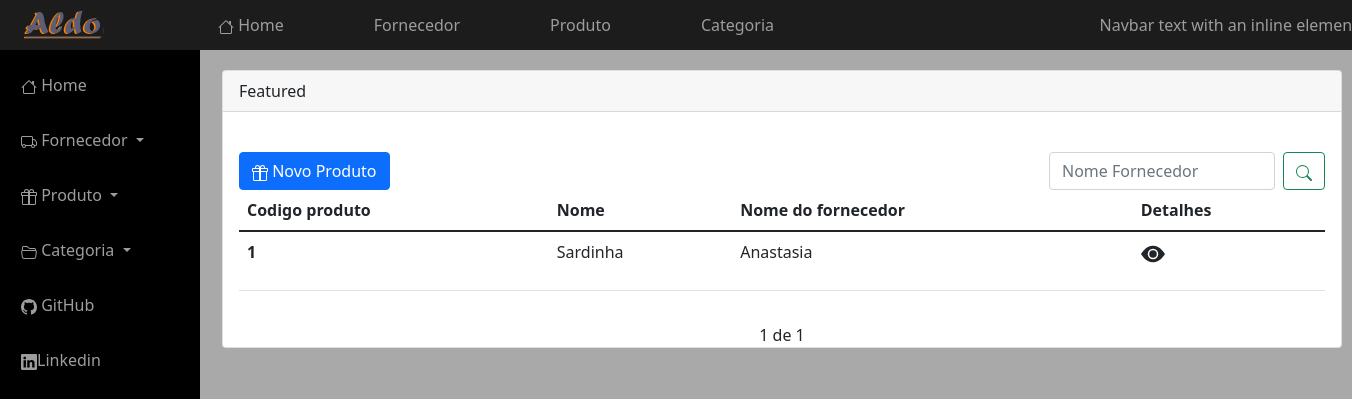
/produto/produto?page=2, run on an earlier commit of the app's database.
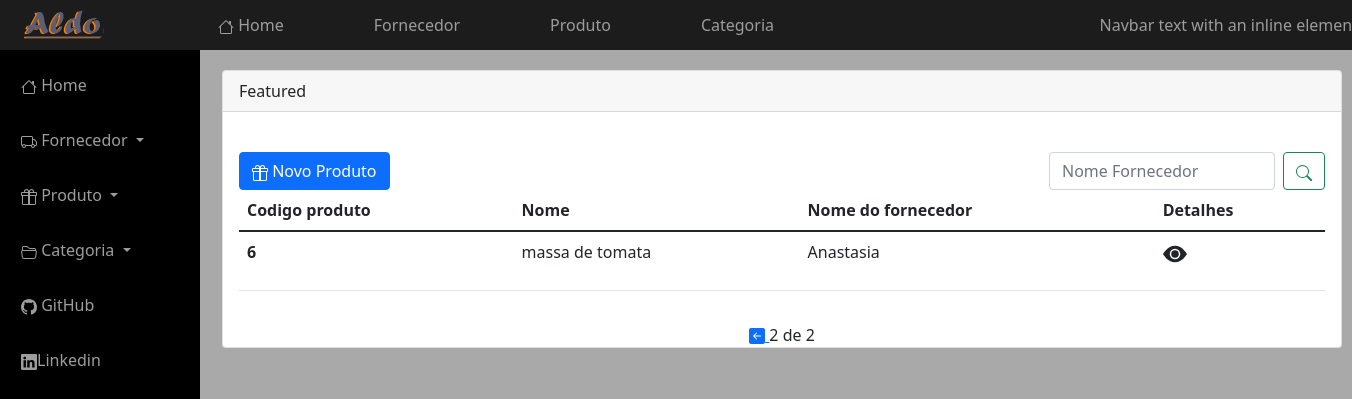
And on a later commit of the database.
### produto/models.py (models this page shows, shortened)
class Produto(models.Model):
    produto = models.CharField('Nome', max_length=100, unique=True)
    fornecedor = models.ForeignKey(Fornecedor, on_delete=models.CASCADE)
    descricao = models.CharField('Descrição', max_length=200)
    unidade_medida = models.CharField('Unidade de medida', max_length=11, choices=UNIDADE_DE_MEDIDA)
    quantidade_embalagem = models.IntegerField('Qantidade na embalagem')
    preco = models.DecimalField('preço', max_digits=7, decimal_places=2)
    class Meta:
        ordering = ('produto',)

### fornecedor/models.py (models this page shows, shortened)
class Fornecedor(models.Model):
    data_cadastro = models.DateTimeField(auto_now=True)
    Categoria = models.ForeignKey(Categoria , on_delete=models.CASCADE)
    nome = models.CharField('Nome Fantasia', max_length=100)
    nome_r = models.CharField('Nome Razão Social', max_length=100)
    CNPJ = models.CharField('cnpj', max_length=100)
    escricao_estadual = models.CharField('Escrição Estadual', max_length=100)
    rua = models.CharField('Rua', max_length=200)
    cep = models.CharField('CEP', max_length=10)
    numero = models.IntegerField('Numéro:')
    cidade = models.CharField('Cidade', max_length=50)
    bairro = models.CharField('Bairro', max_length=30)
    proximidade = models.CharField(max_length=30)
    complemento = models.CharField('Complemento', max_length=10)
    nome_contato = models.CharField('Nome', max_length=100)
    cargo = models.CharField('Cargo', max_length=10)
    telefone = models.CharField('Telefone', max_length=15)
    tipo_telefone = models.CharField(max_length=11, choices=TIPO_TELEFONE)
    Email = models.CharField('E-mail', max_length=100)
    tipo_email = models.CharField(max_length=11, choices=TIPO_EMAIL)

### produto/views.py (the view)
# urls.py: path('/produto', produtos, name='listar_produto'),
def produtos(request):
    search = request.GET.get('search')
    if search:
        produtos = Produto.objects.filter(produto__icontains=search)
    else:
        produto_list = Produto.objects.all()
        paginator = Paginator(produto_list, 5)
        page = request.GET.get('page')
        produtos = paginator.get_page(page)
    return render(request, 'produto/list_produto.html', {'produtos': produtos})

### produto/templates/produto/list_produto.html (shortened to what this page needs)
{% extends "core/includes/base.html"%}
{% block main %}
<div class="card" id="card_list_produto">
    <div class="card-header">
    Featured
  </div>
    <br>
  <div class="card-body">
      <div class="row">
          <div class="col">
          <a href="{% url 'produto_create'%}" class="btn btn-primary">
              Novo Produto
          </a>
          </div>
          <form class="d-flex"  id="t">
          <input class="form-control me-2" type="text" name="search"  placeholder="Nome Fornecedor" aria-label="Search">
          <button class="btn btn-outline-success" type="submit">
          </button>
          </form>
          <br>
      </div>
   <table class="table">
  <thead>
    <tr>
      <th scope="col">Codigo produto</th>
      <th scope="col">Nome</th>
      <th scope="col">Nome do fornecedor</th>
      <th scope="col">Detalhes</th>
    </tr>
  </thead>
  <tbody>
  {% for produto in produtos %}
    <tr>
      <th scope="row">{{produto.id}}</th>
      <td>{{produto.produto}}</td>
      <td>{{produto.fornecedor.nome}}</td>
      <td><a href="{% url 'produto_ver' produto.id %}" class="buton ">
         <p class="text-dark"><svg xmlns="http://www.w3.org/2000/svg" width="1.5em" height="1.5em" fill="currentColor" class="bi bi-eye-fill" viewBox="0 0 16 16">
             <path d="M10.5 8a2.5 2.5 0 1 1-5 0 2.5 2.5 0 0 1 5 0z"/>
             <path d="M0 8s3-5.5 8-5.5S16 8 16 8s-3 5.5-8 5.5S0 8 0 8zm8 3.5a3.5 3.5 0 1 0 0-7 3.5 3.5 0 0 0 0 7z"/>
             </svg></p>
      </a></td>
    </tr>
   {% endfor %}
  </tbody>
</table>
         </div>
    <div class="pagination">
        <span  class="step-links">
         {%  if produtos.has_previous %}
            <a href="?page={{produtos.previous_page_number}}">
            </a>
         {% endif %}
          <span>
              {{ produtos.number}} de {{ produtos.paginator.num_pages}}
          </span>
        </span><br>
    </div>
  </div>
</div>
{% endblock %}

What changed in the data, as far as the page shows it:
no longer on this page (row unchanged): Produto: id "1", produto "Sardinha", fornecedor.nome "Anastasia"
added Produto: id "6", produto "massa de tomata", fornecedor.nome "Anastasia"
Also different on the page:
{{ produtos.number }}: "1" → "2"
{{ produtos.paginator.num_pages }}: "1" → "2"
